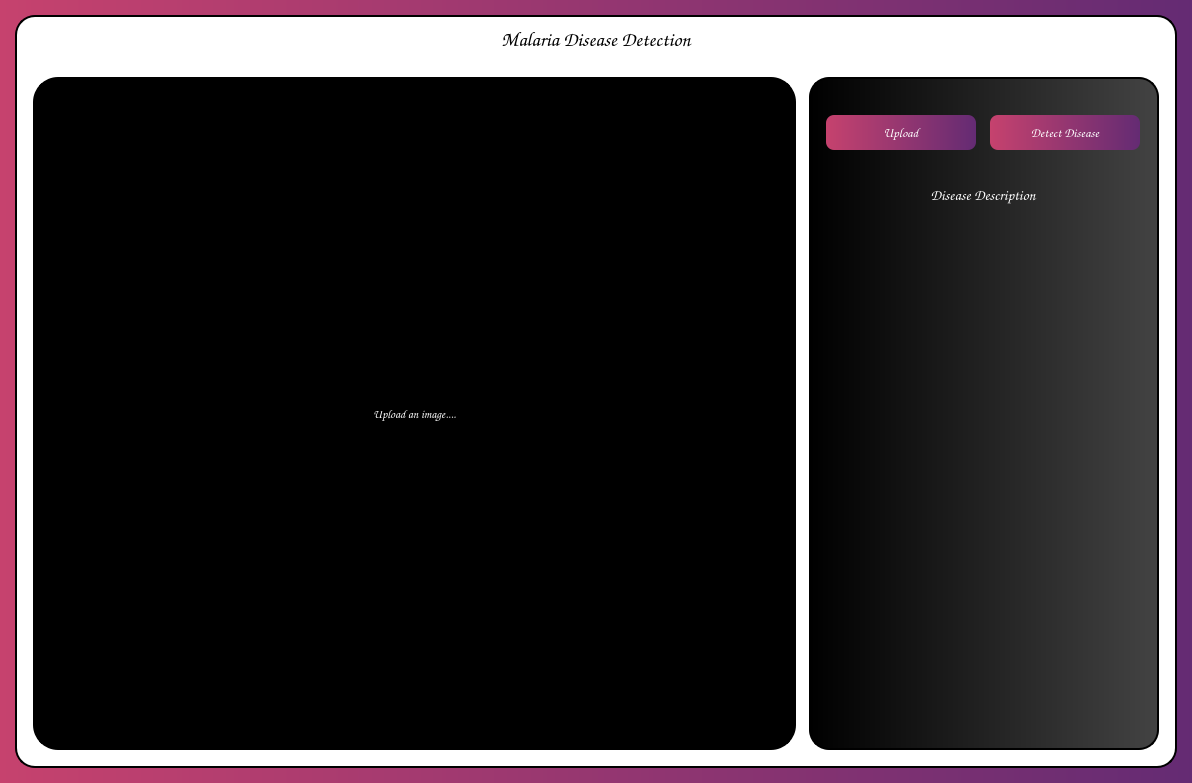
<?xml version="1.0" encoding="UTF-8"?>
<ui version="4.0">
 <class>MainWindow</class>
 <widget class="QMainWindow" name="MainWindow">
  <property name="geometry">
   <rect>
    <x>0</x>
    <y>0</y>
    <width>1192</width>
    <height>783</height>
   </rect>
  </property>
  <property name="cursor">
   <cursorShape>ArrowCursor</cursorShape>
  </property>
  <property name="mouseTracking">
   <bool>false</bool>
  </property>
  <property name="windowTitle">
   <string>Malaria Disease Detection</string>
  </property>
  <property name="windowOpacity">
   <double>100.000000000000000</double>
  </property>
  <property name="autoFillBackground">
   <bool>false</bool>
  </property>
  <property name="styleSheet">
   <string notr="true">background-image: rgb(0, 0, 0)
</string>
  </property>
  <property name="iconSize">
   <size>
    <width>28</width>
    <height>28</height>
   </size>
  </property>
  <property name="animated">
   <bool>true</bool>
  </property>
  <property name="tabShape">
   <enum>QTabWidget::Rounded</enum>
  </property>
  <widget class="QWidget" name="centralWidget">
   <property name="layoutDirection">
    <enum>Qt::LeftToRight</enum>
   </property>
   <property name="autoFillBackground">
    <bool>false</bool>
   </property>
   <property name="styleSheet">
    <string notr="true">background: rgb(100, 43, 115) qlineargradient(spread:pad, x1:0, y1:0, x2:1, y2:0, stop:0 rgba(198, 66, 110, 255), stop:1 rgba(100, 43, 115, 255));
</string>
   </property>
   <layout class="QGridLayout" name="gridLayout_6">
    <property name="leftMargin">
     <number>15</number>
    </property>
    <property name="topMargin">
     <number>15</number>
    </property>
    <property name="rightMargin">
     <number>15</number>
    </property>
    <property name="bottomMargin">
     <number>15</number>
    </property>
    <property name="horizontalSpacing">
     <number>15</number>
    </property>
    <property name="verticalSpacing">
     <number>9</number>
    </property>
    <item row="1" column="0">
     <widget class="QWidget" name="mainPannel" native="true">
      <property name="styleSheet">
       <string notr="true">background: #ffffff;



 border: 2px solid black;
border-radius: 20px;
color: black;</string>
      </property>
      <layout class="QGridLayout" name="gridLayout">
       <property name="leftMargin">
        <number>18</number>
       </property>
       <property name="topMargin">
        <number>12</number>
       </property>
       <property name="rightMargin">
        <number>18</number>
       </property>
       <property name="bottomMargin">
        <number>18</number>
       </property>
       <property name="horizontalSpacing">
        <number>13</number>
       </property>
       <property name="verticalSpacing">
        <number>10</number>
       </property>
       <item row="0" column="0" colspan="2">
        <widget class="QLabel" name="head_2">
         <property name="maximumSize">
          <size>
           <width>16777215</width>
           <height>40</height>
          </size>
         </property>
         <property name="font">
          <font>
           <family>Comic Sans MS</family>
           <pointsize>15</pointsize>
           <weight>75</weight>
           <italic>false</italic>
           <bold>true</bold>
           <underline>false</underline>
          </font>
         </property>
         <property name="autoFillBackground">
          <bool>false</bool>
         </property>
         <property name="styleSheet">
          <string notr="true">background: Transparent;
color: black;
border: 0px;</string>
         </property>
         <property name="text">
          <string>Malaria Disease Detection</string>
         </property>
         <property name="textFormat">
          <enum>Qt::RichText</enum>
         </property>
         <property name="alignment">
          <set>Qt::AlignHCenter|Qt::AlignTop</set>
         </property>
         <property name="margin">
          <number>2</number>
         </property>
        </widget>
       </item>
       <item row="1" column="1" rowspan="2">
        <widget class="QWidget" name="sidePannel" native="true">
         <property name="maximumSize">
          <size>
           <width>350</width>
           <height>16777215</height>
          </size>
         </property>
         <property name="layoutDirection">
          <enum>Qt::LeftToRight</enum>
         </property>
         <property name="autoFillBackground">
          <bool>false</bool>
         </property>
         <property name="styleSheet">
          <string notr="true">background: qlineargradient(spread:pad, x1:0, y1:0, x2:1, y2:0, stop:0 rgba(0,0,0,1), stop:1 rgba(67,67,67,1));


 border: 2px solid black;
border-radius: 20px;
color:white;</string>
         </property>
         <layout class="QGridLayout" name="gridLayout_3">
          <item row="1" column="0" colspan="2">
           <widget class="QLabel" name="head">
            <property name="maximumSize">
             <size>
              <width>16777215</width>
              <height>40</height>
             </size>
            </property>
            <property name="font">
             <font>
              <family>Comic Sans MS</family>
              <pointsize>11</pointsize>
              <weight>75</weight>
              <italic>false</italic>
              <bold>true</bold>
             </font>
            </property>
            <property name="autoFillBackground">
             <bool>false</bool>
            </property>
            <property name="styleSheet">
             <string notr="true">background: Transparent;
color: white;
border: 0px;</string>
            </property>
            <property name="text">
             <string>Disease Description</string>
            </property>
            <property name="textFormat">
             <enum>Qt::RichText</enum>
            </property>
            <property name="alignment">
             <set>Qt::AlignHCenter|Qt::AlignTop</set>
            </property>
            <property name="margin">
             <number>2</number>
            </property>
           </widget>
          </item>
          <item row="2" column="0" colspan="2">
           <widget class="QLabel" name="result_label">
            <property name="maximumSize">
             <size>
              <width>348</width>
              <height>450</height>
             </size>
            </property>
            <property name="font">
             <font>
              <family>Comic Sans MS</family>
              <pointsize>11</pointsize>
             </font>
            </property>
            <property name="styleSheet">
             <string notr="true">background:transparent;
border:0px;</string>
            </property>
            <property name="text">
             <string/>
            </property>
            <property name="textFormat">
             <enum>Qt::AutoText</enum>
            </property>
            <property name="scaledContents">
             <bool>false</bool>
            </property>
            <property name="alignment">
             <set>Qt::AlignLeading|Qt::AlignLeft|Qt::AlignTop</set>
            </property>
            <property name="wordWrap">
             <bool>true</bool>
            </property>
            <property name="margin">
             <number>8</number>
            </property>
            <property name="indent">
             <number>5</number>
            </property>
           </widget>
          </item>
          <item row="0" column="0">
           <widget class="QPushButton" name="select_button">
            <property name="maximumSize">
             <size>
              <width>150</width>
              <height>35</height>
             </size>
            </property>
            <property name="font">
             <font>
              <family>Comic Sans MS</family>
              <pointsize>10</pointsize>
              <weight>75</weight>
              <bold>true</bold>
             </font>
            </property>
            <property name="cursor">
             <cursorShape>PointingHandCursor</cursorShape>
            </property>
            <property name="styleSheet">
             <string notr="true">background: rgb(100, 43, 115) qlineargradient(spread:pad, x1:0, y1:0, x2:1, y2:0, stop:0 rgba(198, 66, 110, 255), stop:1 rgba(100, 43, 115, 255));



border-radius: 8px;
border:0px;
color:white;</string>
            </property>
            <property name="text">
             <string>Upload</string>
            </property>
           </widget>
          </item>
          <item row="0" column="1">
           <widget class="QPushButton" name="detect_button">
            <property name="enabled">
             <bool>false</bool>
            </property>
            <property name="maximumSize">
             <size>
              <width>150</width>
              <height>35</height>
             </size>
            </property>
            <property name="font">
             <font>
              <family>Comic Sans MS</family>
              <pointsize>10</pointsize>
              <weight>75</weight>
              <italic>false</italic>
              <bold>true</bold>
             </font>
            </property>
            <property name="cursor">
             <cursorShape>PointingHandCursor</cursorShape>
            </property>
            <property name="styleSheet">
             <string notr="true">background: rgb(100, 43, 115) qlineargradient(spread:pad, x1:0, y1:0, x2:1, y2:0, stop:0 rgba(198, 66, 110, 255), stop:1 rgba(100, 43, 115, 255));


border-radius: 8px;
color:white;
border:0px;</string>
            </property>
            <property name="text">
             <string>Detect Disease</string>
            </property>
            <property name="autoRepeat">
             <bool>false</bool>
            </property>
            <property name="flat">
             <bool>true</bool>
            </property>
           </widget>
          </item>
         </layout>
        </widget>
       </item>
       <item row="1" column="0" rowspan="2">
        <widget class="QLabel" name="canvas">
         <property name="font">
          <font>
           <family>Comic Sans MS</family>
           <pointsize>9</pointsize>
          </font>
         </property>
         <property name="styleSheet">
          <string notr="true">background: black;

color: white;
border: 4px solid;
border-radius:25px;
background-repeat: none;
</string>
         </property>
         <property name="text">
          <string>Upload an image....</string>
         </property>
         <property name="alignment">
          <set>Qt::AlignCenter</set>
         </property>
        </widget>
       </item>
      </layout>
      <zorder>canvas</zorder>
      <zorder>sidePannel</zorder>
      <zorder>head_2</zorder>
     </widget>
    </item>
   </layout>
  </widget>
 </widget>
 <resources/>
 <connections/>
</ui>
